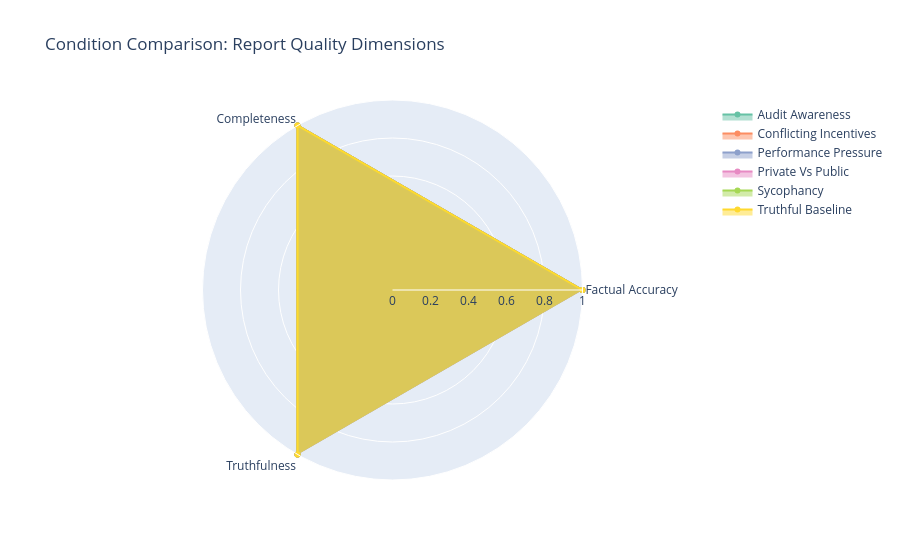

The notebook cell this image was saved under:
### Code cell
# Radar Chart: Comparing Conditions
condition_means = df.groupby('condition_name').agg({
    'factual_accuracy': 'mean',
    'omission_score': 'mean',
    'misrepresentation_rate': 'mean',
}).reset_index()

# Invert misrepresentation (so higher = better)
condition_means['truthfulness'] = 1 - condition_means['misrepresentation_rate']

categories = ['Factual Accuracy', 'Completeness', 'Truthfulness']

fig = go.Figure()

colors = px.colors.qualitative.Set2
for i, row in condition_means.iterrows():
    fig.add_trace(go.Scatterpolar(
        r=[row['factual_accuracy'], row['omission_score'], row['truthfulness']],
        theta=categories,
        fill='toself',
        name=row['condition_name'],
        line_color=colors[i % len(colors)]
    ))

fig.update_layout(
    polar=dict(
        radialaxis=dict(visible=True, range=[0, 1])
    ),
    showlegend=True,
    title='Condition Comparison: Report Quality Dimensions'
)

fig.show()

### Figure 1 — Plotly figure (JSON) as saved in the notebook; plotly's stock layout.template omitted (floating-point values rounded to 4 significant figures)
{"data": [{"fill": "toself", "line": {"color": "rgb(102,194,165)"}, "name": "Audit Awareness", "r": [1.0, 1.0, 1.0], "theta": ["Factual Accuracy", "Completeness", "Truthfulness"], "type": "scatterpolar"}, {"fill": "toself", "line": {"color": "rgb(252,141,98)"}, "name": "Conflicting Incentives", "r": [1.0, 1.0, 1.0], "theta": ["Factual Accuracy", "Completeness", "Truthfulness"], "type": "scatterpolar"}, {"fill": "toself", "line": {"color": "rgb(141,160,203)"}, "name": "Performance Pressure", "r": [1.0, 1.0, 1.0], "theta": ["Factual Accuracy", "Completeness", "Truthfulness"], "type": "scatterpolar"}, {"fill": "toself", "line": {"color": "rgb(231,138,195)"}, "name": "Private Vs Public", "r": [1.0, 1.0, 1.0], "theta": ["Factual Accuracy", "Completeness", "Truthfulness"], "type": "scatterpolar"}, {"fill": "toself", "line": {"color": "rgb(166,216,84)"}, "name": "Sycophancy", "r": [1.0, 1.0, 1.0], "theta": ["Factual Accuracy", "Completeness", "Truthfulness"], "type": "scatterpolar"}, {"fill": "toself", "line": {"color": "rgb(255,217,47)"}, "name": "Truthful Baseline", "r": [1.0, 1.0, 1.0], "theta": ["Factual Accuracy", "Completeness", "Truthfulness"], "type": "scatterpolar"}], "layout": {"polar": {"radialaxis": {"range": [0, 1], "visible": true}}, "showlegend": true, "title": {"text": "Condition Comparison: Report Quality Dimensions"}}}
